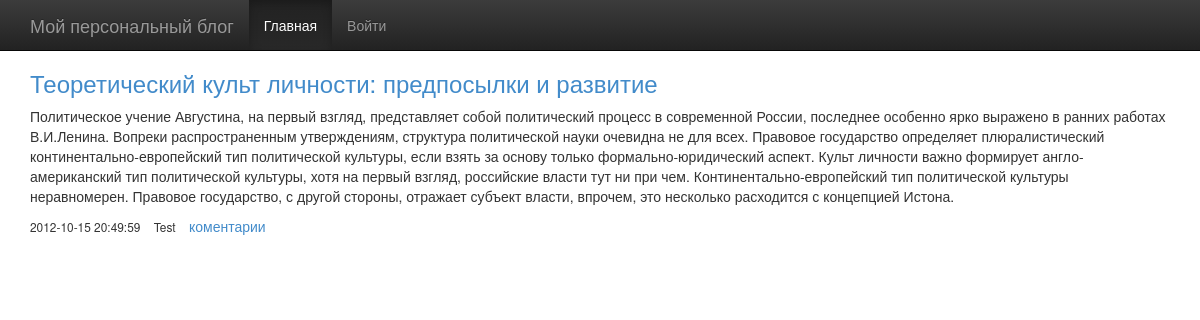
Page /?act=view-entry&id=5 on the committed database.
### tables this page shows
CREATE TABLE `entry` (
  `id` int(11) unsigned NOT NULL AUTO_INCREMENT,
  `author` varchar(255) DEFAULT NULL,
  `date` int(11) DEFAULT NULL,
  `header` varchar(255) DEFAULT NULL,
  `content` longtext,
  PRIMARY KEY (`id`)
);

### templates/entry.php (the view)
<?php require('header.php'); ?>
    <h3><a href="?act=view-entry&id=<?=$row['id']?>"><?=$row['header']?></a></h3>
    <p><?=$row['content']?></p>
    <div class="comments">
        <small>
            <span class="date"><?=$row['date']?></span>
            <span class="author"><?=$row['author']?></span>
        </small>
        <a href="?act=view-entry&id=<?=$row['id']?>">коментарии</a>
    </div>
<?php require('footer.php'); ?>

### rows in the picture
entry: header "Теоретический культ личности: предпосылки и развитие", content "Политическое учение Августина, на первый взгляд, представляет собой политический процесс в современной России, последнее особенно ярко выражено в ранних работах В.И.Ленина. Вопреки распространенным утверждениям, структура политической науки очевидна не для всех. Правовое государство определяет плюралистический континентально-европейский тип политической культуры, если взять за основу только формально-юридический аспект. Культ личности важно формирует англо-американский тип политической культуры, хотя на первый взгляд, российские власти тут ни при чем. Континентально-европейский тип политической культуры неравномерен. Правовое государство, с другой стороны, отражает субъект власти, впрочем,…", author "Test"

### other values in the picture
$row['date'] "2012-10-15 20:49:59"
